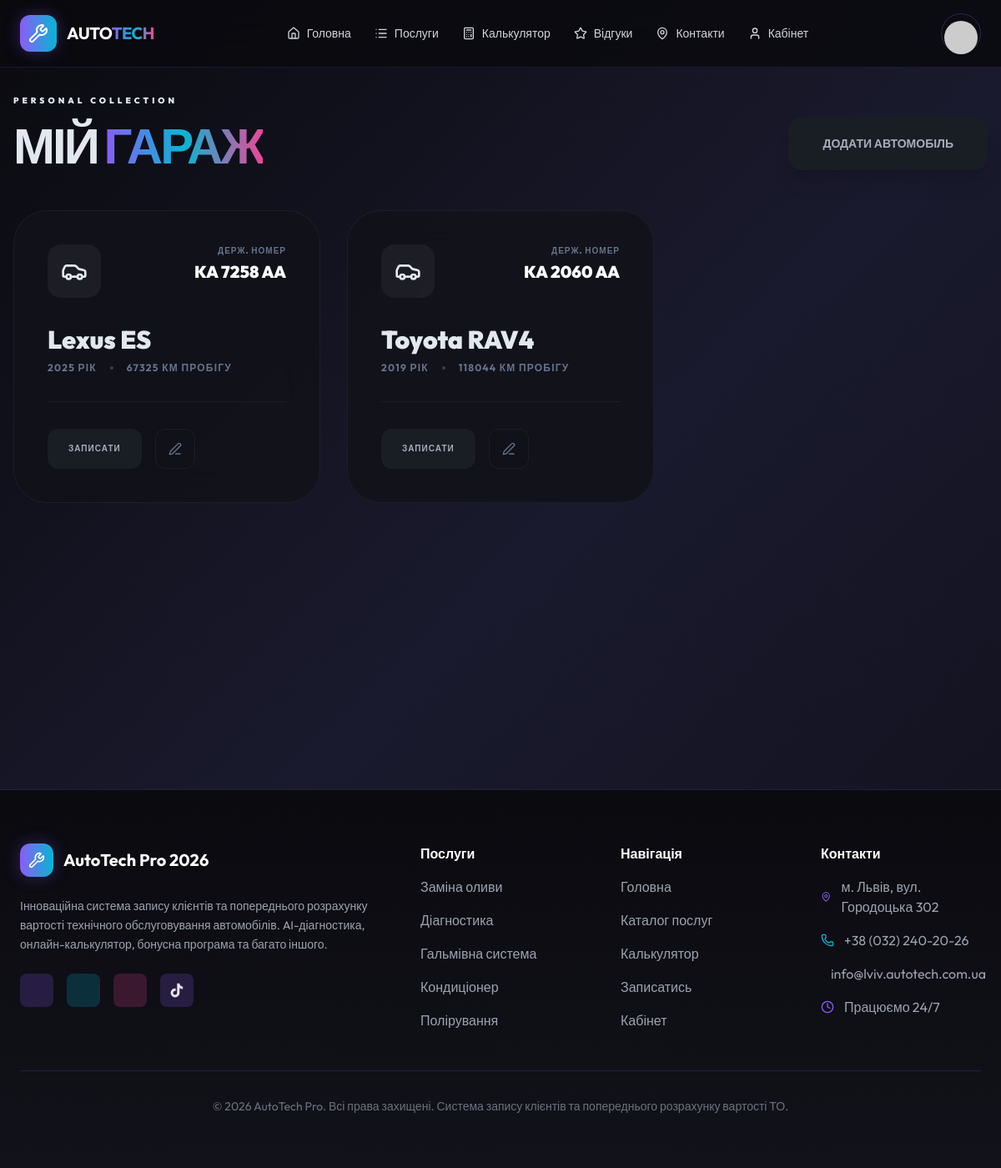
Page /cars/ (signed in) on the committed database.
### cars/models.py (models this page shows, shortened)
class UserCar(models.Model):
    class FuelType(models.TextChoices):
        GASOLINE = "GASOLINE", _("Бензин")
        DIESEL = "DIESEL", _("Дизель")
        LPG = "LPG", _("Газ/Газ-бензин")
        ELECTRIC = "ELECTRIC", _("Електро")
        HYBRID = "HYBRID", _("Гібрид")
        CNG = "CNG", _("Метан")
    class EngineType(models.TextChoices):
        NATURAL = "NATURAL", _("Атмосферний")
        TURBO = "TURBO", _("Турбований")
        SUPERCHARGE = "SUPERCHARGE", _("Наддувний")
    class TechnicalCondition(models.TextChoices):
        EXCELLENT = "EXCELLENT", _("Відмінний")
        GOOD = "GOOD", _("Добрий")
        NEEDS_REPAIR = "NEEDS_REPAIR", _("Потребує ремонту")
        CRITICAL = "CRITICAL", _("Критичний")
    user = models.ForeignKey(
        settings.AUTH_USER_MODEL, on_delete=models.CASCADE, related_name="my_cars"
    )
    model = models.ForeignKey(CarModel, on_delete=models.PROTECT)
    vin = models.CharField(
        max_length=17, unique=True, blank=True, null=True, verbose_name=_("VIN-код")
    )
    license_plate = models.CharField(max_length=20, verbose_name=_("Держ. номер"))
    year = models.PositiveIntegerField(verbose_name=_("Рік випуску"))
    mileage = models.PositiveIntegerField(default=0, verbose_name=_("Пробіг (км)"))
    engine_type = models.CharField(
        max_length=20,
        choices=EngineType.choices,
        blank=True,
        null=True,
        verbose_name=_("Тип двигуна"),
    )
    engine_volume = models.DecimalField(
        max_digits=3, decimal_places=1, blank=True, null=True, verbose_name=_("Об'єм двигуна (л)")
    )
    fuel_type = models.CharField(
        max_length=20, choices=FuelType.choices, blank=True, null=True, verbose_name=_("Тип палива")
    )
    technical_condition = models.CharField(
        max_length=20,
        choices=TechnicalCondition.choices,
        default=TechnicalCondition.GOOD,
        verbose_name=_("Технічний стан"),
    )
    class Meta:
        verbose_name = _("Автомобіль користувача")
        verbose_name_plural = _("Автомобілі користувачів")

class CarModel(models.Model):
    brand = models.ForeignKey(CarBrand, on_delete=models.CASCADE, related_name="models")
    name = models.CharField(max_length=100, verbose_name=_("Модель"))
    year_start = models.PositiveIntegerField(default=2000)
    year_end = models.PositiveIntegerField(blank=True, null=True)
    def __str__(self):
        return f"{self.brand.name} {self.name}"
    class Meta:
        verbose_name = _("Модель авто")
        verbose_name_plural = _("Моделі авто")

class CarBrand(models.Model):
    name = models.CharField(max_length=100, unique=True, verbose_name=_("Марка"))
    logo = models.ImageField(upload_to="brands/", blank=True, null=True)
    class Meta:
        verbose_name = _("Марка авто")
        verbose_name_plural = _("Марки авто")

### cars/views.py (the view)
# urls.py: path("", views.car_list, name="list"),
@login_required
def car_list(request):
    cars = UserCar.objects.filter(user=request.user)
    return render(request, "cars/list.html", {"cars": cars})

### templates/cars/list.html (shortened to what this page needs)
{% extends 'base.html' %}
{% load static %}
{% block content %}
<div class="space-y-12">
    <div class="flex justify-between items-end">
        <div class="space-y-4">
            <div class="text-brand-solar font-black text-[10px] uppercase tracking-[0.4em]">Personal Collection</div>
            <h1 class="text-6xl font-black orbitron tracking-tighter uppercase">МІЙ <span class="gradient-text">ГАРАЖ</span></h1>
        </div>
        <button class="btn btn-solar h-16 px-10 rounded-2xl shadow-xl">ДОДАТИ АВТОМОБІЛЬ</button>
    </div>
    <div class="grid grid-cols-1 md:grid-cols-2 lg:grid-cols-3 gap-8">
        {% for car in cars %}
        <div class="glass-panel p-10 rounded-[40px] bento-card border-white/5 relative overflow-hidden group">
            <div class="absolute -right-10 -top-10 w-40 h-40 bg-brand-solar/5 rounded-full blur-3xl group-hover:scale-150 transition-transform"></div>
            <div class="relative z-10 space-y-8">
                <div class="flex justify-between items-start">
                    <div class="w-16 h-16 bg-white/5 rounded-2xl flex items-center justify-center text-brand-solar">
                        <i data-lucide="car" class="w-8 h-8"></i>
                    </div>
                    <div class="text-right">
                        <div class="text-[10px] font-black uppercase tracking-widest text-slate-500 mb-1">Держ. номер</div>
                        <div class="text-xl font-black orbitron text-white">{{ car.license_plate }}</div>
                    </div>
                </div>
                <div class="space-y-2">
                    <h3 class="text-3xl font-black orbitron">{{ car.model }}</h3>
                    <div class="flex items-center gap-4 text-xs font-bold text-slate-500 uppercase tracking-widest">
                        <span>{{ car.year }} РІК</span>
                        <div class="w-1 h-1 bg-slate-700 rounded-full"></div>
                        <span>{{ car.mileage }} КМ пробігу</span>
                    </div>
                </div>
                <div class="pt-8 border-t border-white/5 flex gap-4">
                    <a href="{% url 'bookings:create' %}?car={{ car.id }}" class="btn btn-sm btn-solar rounded-xl text-[10px] font-black tracking-widest px-6 h-12">ЗАПИСАТИ</a>
                    <button class="btn btn-sm glass-panel border-white/5 rounded-xl h-12 w-12 p-0">
                        <i data-lucide="edit-3" class="w-4 h-4 text-slate-500"></i>
                    </button>
                </div>
            </div>
        </div>
        {% endfor %}
    </div>
</div>
{% endblock %}

### templates/base.html (style rules this page uses)
:root { --cyber-purple: #8b5cf6; --cyber-cyan: #06b6d4; --cyber-pink: #ec4899; }
body { background: linear-gradient(135deg, #0a0a0f 0%, #1a1a2e 50%, #0f0f1a 100%); min-height: 100vh; color: #e2e8f0; font-family: 'Outfit', sans-serif; }
.glass-panel { background: rgba(18, 18, 26, 0.9); backdrop-filter: blur(20px); border: 1px solid rgba(139, 92, 246, 0.2); }
.gradient-text { background: linear-gradient(90deg, #8b5cf6 0%, #06b6d4 50%, #ec4899 100%); -webkit-background-clip: text; -webkit-text-fill-color: transparent; background-clip: text; }
.btn-cyber, .btn, .btn-outline { display: inline-flex !important; align-items: center !important; justify-content: center !important; text-align: center !important; line-height: 1.2 !important; vertical-align: middle !important; }
.btn-cyber, .btn { padding-top: 0.5rem !important; padding-bottom: 0.5rem !important; }

### rows in the picture
UserCar: license_plate "KA 7258 AA", model "Lexus ES", year "2025", mileage "67325"
UserCar: license_plate "KA 2060 AA", model "Toyota RAV4", year "2019", mileage "118044"
